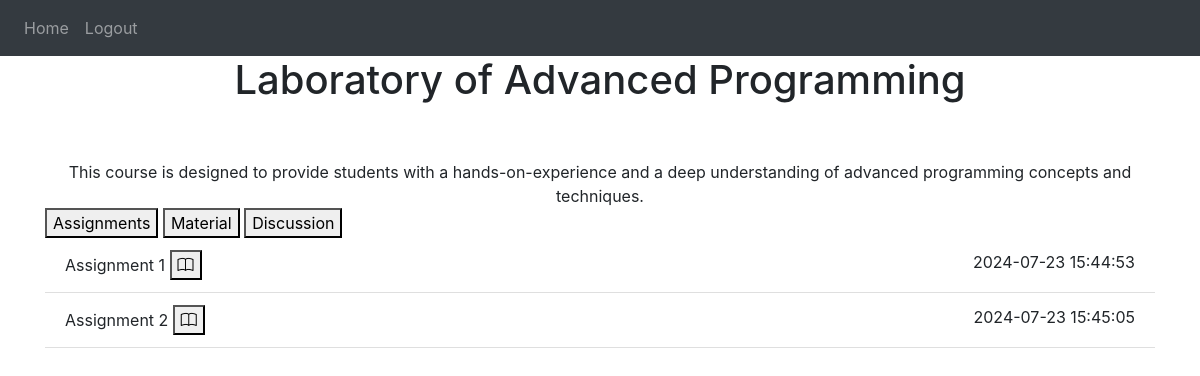
The app's page /course/1 (signed in) with its own data.
### website/models.py (models this page shows)
class Course(db.Model, UserMixin):
    id = db.Column(db.Integer, primary_key=True)
    name = db.Column(db.String(100))
    description = db.Column(db.String(100))
    creator = db.Column(db.Integer, db.ForeignKey('user.id'))
    enroll_id = db.Column(db.Integer)
    material = db.relationship('Material', cascade='all,delete', backref='Course')
    notification = db.relationship('Notification', cascade='all,delete', backref='Course')
    assignment = db.relationship('Assignment', cascade='all,delete', backref='Course')
    enroll = db.relationship('Enroll', cascade='all,delete', backref='Course')

class Assignment(db.Model, UserMixin):
    id = db.Column(db.Integer, primary_key=True)
    data = db.Column(db.String(1000000000000000000000000000000))
    assign_date = db.Column(db.DateTime(timezone=True), default=func.now())
    creator = db.Column(db.Integer, db.ForeignKey('user.id'))
    file = db.Column(db.String(150))
    course_id = db.Column(db.Integer, db.ForeignKey('course.id'))
    submission = db.relationship('Submission', cascade='all,delete', backref='Assignment')

### website/course.py (the view, shortened to what this page needs)
@course.route('/course/<id>',methods=['GET', 'POST'])
@login_required
def viewCourseById(id):
    courseId = id
    course = Course.query.get(courseId)
    if not course:
        flash('Invalid course id!', category='error')
        return redirect(url_for('views.home'))
    assignments = Assignment.query.filter_by(course_id=courseId).all()
    discussion = db.session.query(User, Discussion).filter(Discussion.user_id == User.id).filter(Discussion.course_id==courseId).order_by(asc(Discussion.timestamp)).all()
    material = Material.query.filter_by(course_id=courseId).all()
    return render_template("course.html", user=current_user, course=course,assignments=assignments, discussion=discussion,material=material)

### website/templates/course.html (shortened to what this page needs)
{% extends "base.html" %} {% block title %}Home{% endblock %} {% block content
    %}
    <h1 align="center">{{ course.name }}</h1>
    <br />
    <br />
    <div align="center">{{ course.description }}</div>
    <div class="w3-show-inline-block">
        <div class="bar">
          <button class="bar-item" id="assign" onclick="handleHide(this.id)">Assignments</button>
          <button class="bar-item " id="mat" onclick="handleHide(this.id)">Material</button>
          <button class="" id="dis" onclick="handleHide(this.id)">Discussion</button>
        </div>
    </div>
    {% if assignments %}
        <ul class="list-group list-group-flush" id="Assignments" style="display: block;">
            {% for assignment in assignments %}
            <li class="list-group-item">{{ assignment.data }}
                <span style="float: right">{{ assignment.assign_date }}</span>
                {% if user.role == "teacher" %}
                <a href="{{ '/Assignments/%s'%assignment.id }}" ><button type="button" class="bi bi-book" data-toggle="tooltip" data-placement="top" title="View this assignment"></button></a>
                {% endif %}
            </li>
            {% endfor %}
        </ul>
    {% else %}
    <div id="Assignments" style="display: block;">
    There are still no assignments for this course, wait for your teacher to upload them !
    </div>
    {% endif %}
{% endblock %}

### website/templates/base.html (shortened to what this page needs)
<!DOCTYPE html>
<html>
<link rel="stylesheet" href="https://cdn.jsdelivr.net/npm/bootstrap-icons@1.3.0/font/bootstrap-icons.css">
  <head>
    <link
      rel="stylesheet"
      href="https://stackpath.bootstrapcdn.com/bootstrap/4.4.1/css/bootstrap.min.css"
    />
    <link
      rel="stylesheet"
      href="https://stackpath.bootstrapcdn.com/font-awesome/4.7.0/css/font-awesome.min.css"
    />
  </head>
  <body>
    <nav class="navbar navbar-expand-lg navbar-dark bg-dark">
      <div class="collapse navbar-collapse" id="navbar">
        <div class="navbar-nav">
          {% if user.is_authenticated %}
          <a class="nav-item nav-link" id="home" href="/">Home</a>
          <a class="nav-item nav-link" id="logout" href="/logout">Logout</a>
          {% else %}
          <a class="nav-item nav-link" id="login" href="/login">Login</a>
          <a class="nav-item nav-link" id="signUp" href="/sign-up">Sign Up</a>
          {% endif %}
        </div>
      </div>
    </nav>
    <div class="container">{% block content %} {% endblock %}</div>
  </body>
</html>

### records on screen
Course: name "Laboratory of Advanced Programming", description "This course is designed to provide students with a hands-on-experience and a deep understanding of advanced programming concepts and techniques."
Assignment: data "Assignment 1", assign_date "2024-07-23 15:44:53"
Assignment: data "Assignment 2", assign_date "2024-07-23 15:45:05"
